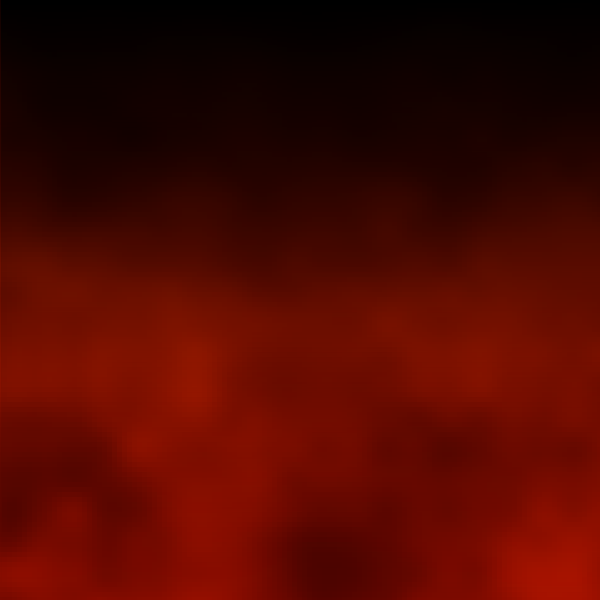
Frame 1 (no input)
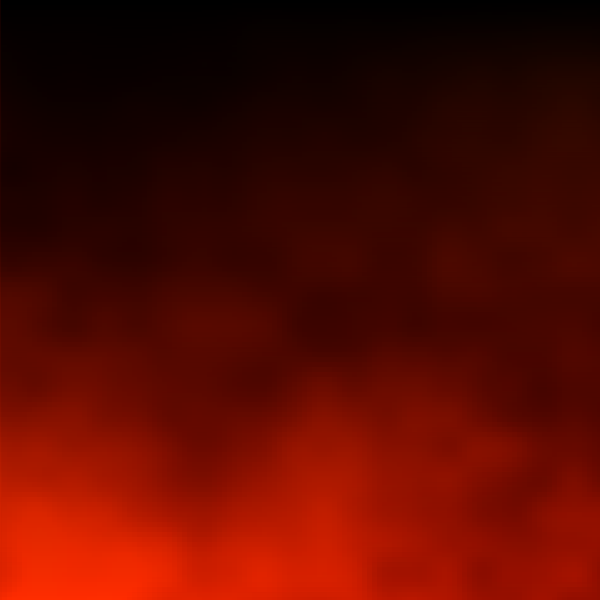
Frame 60 (the mouse pressed at the canvas centre just before this capture)
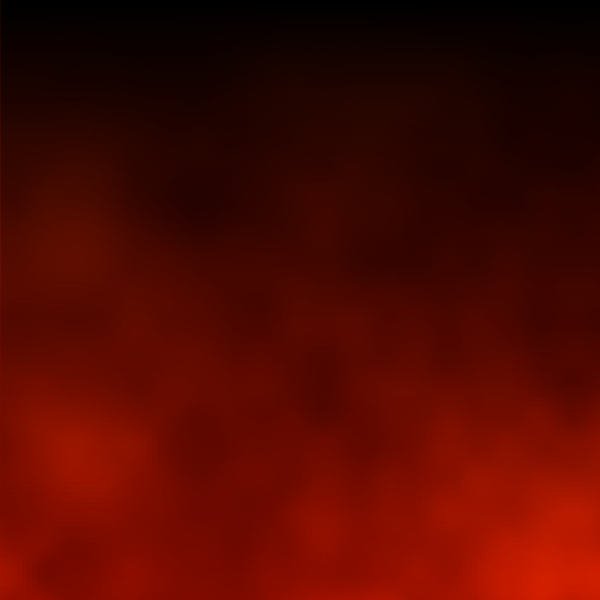
Frame 120 (the mouse held since frame 60 and released just before this capture)

The Processing sketch that drew these frames (run headless with seeded random() and noise(); from frame 60 on, the mouse is pressed at the canvas centre):

// Processing sketch: processing_100820
// ── processing_100820.pde

void setup()
{
  size(600, 600);
  colorMode(HSB);
  noStroke();
  rectMode(CENTER);
}

float xn, xs, yn, zn, ns;

void draw()
{
  background(0, 255, 127);
  noiseSeed((long)ns);
  xn=noise(ns);
  yn=noise(ns);
  xs=xn;
  for (int i = 0; i <= width/5; i++)
  {
    xn = xs;
    yn+=.02;
    zn+=.02/20;
    for (int j = 0; j <= width/5; j++)
    {
      xn+=.02;
      fill(noise(xn, yn, zn)*10, 255, noise(xn, yn, zn)*350);
      rect(i*5, j*5, 6, 6);
    }
  }
  for (int i = 0; i <= height; i++) {
    stroke(0, 255-i*255/height);
    line(0, i, width, i);
    noStroke();
  }
}
